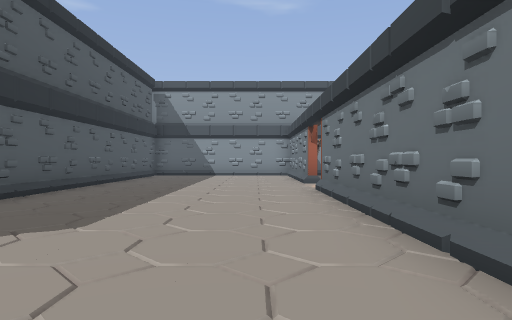
[1] (above)

22 first-person views from a walk through a Godot game level. The camera is 1.3 m above the floor, looks level and sees 75° across. The floor is counted in squares, 2 m on a side. Each view is taken from the middle of a square. On the plan, view 1 faces up. The plan holds only what a view shows up to about 10 squares ahead; the rest is blank. The place goes on beyond the plan. Flat picture figures and markers are left out. Some surface patterns are stand-ins.

[2]
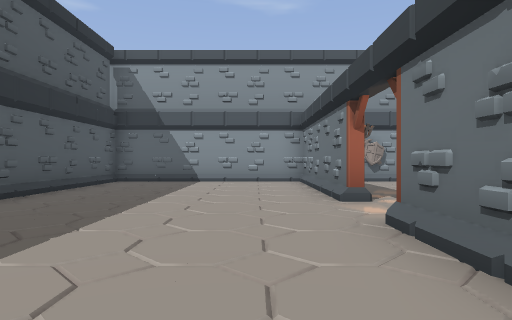

[3]
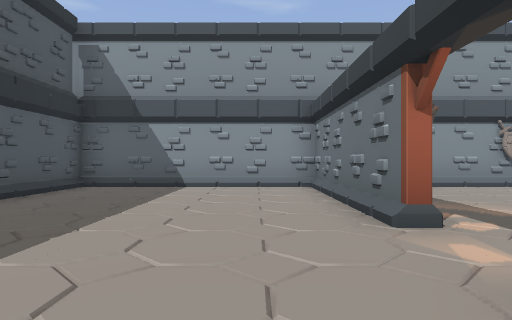

[4]
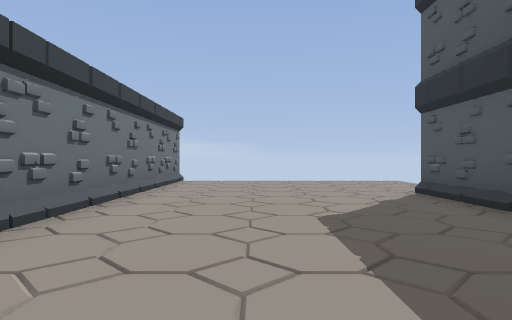

[5]
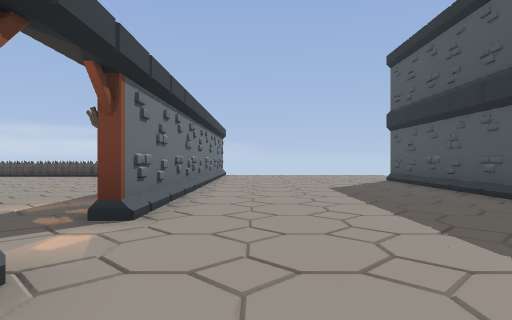

[6]
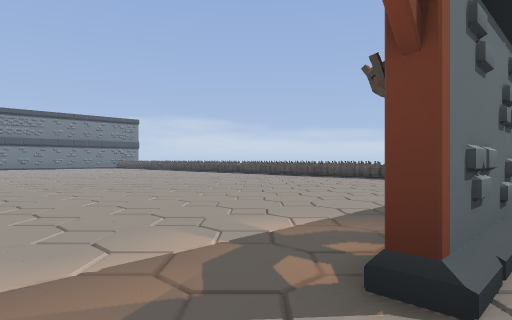

[7]
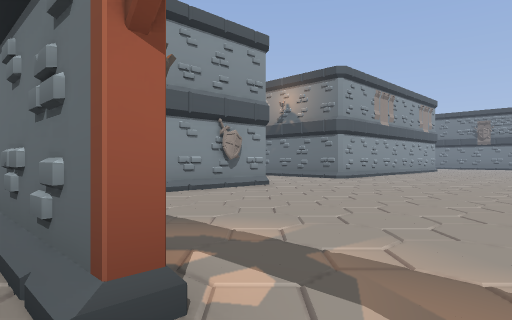

[8]
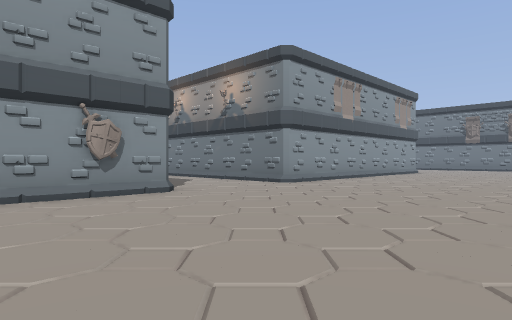

[9]
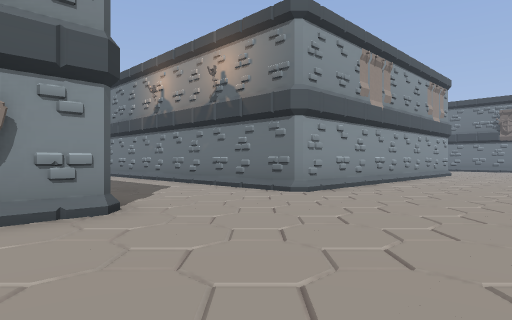

[10]
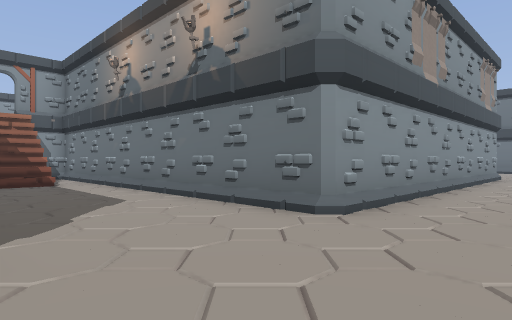

[11]
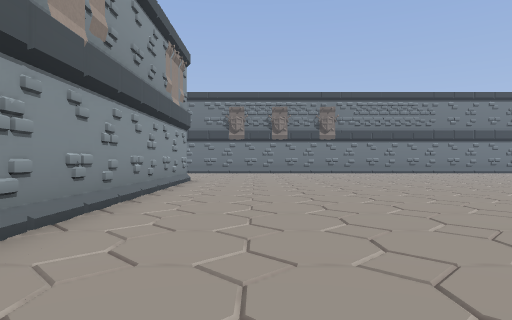

[12]
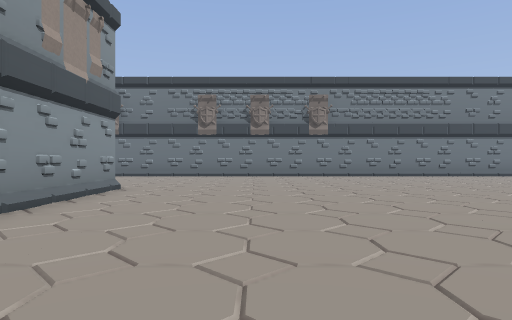

[13]
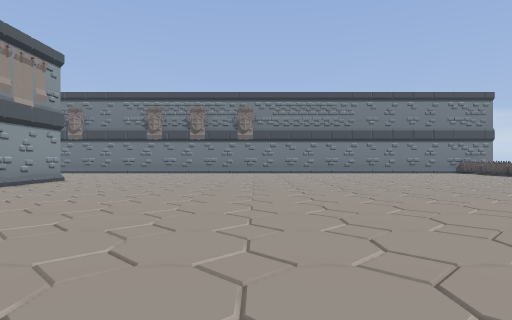

[14]
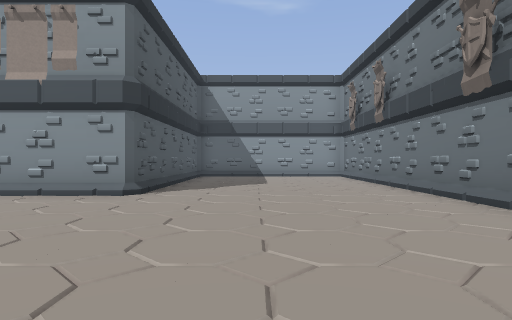

[15]
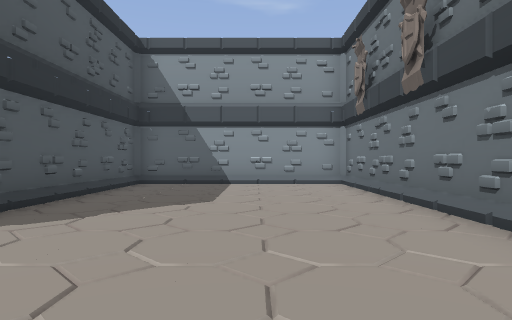

[16]
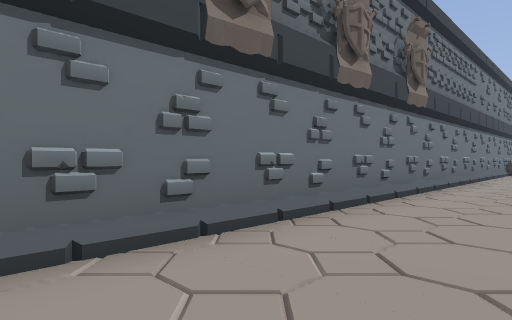

[17]
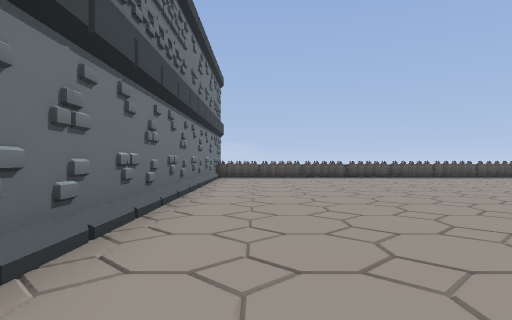

[18]
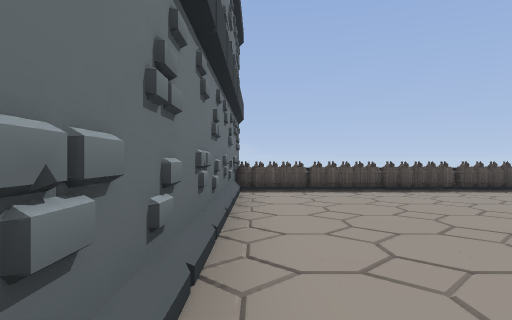

[19]
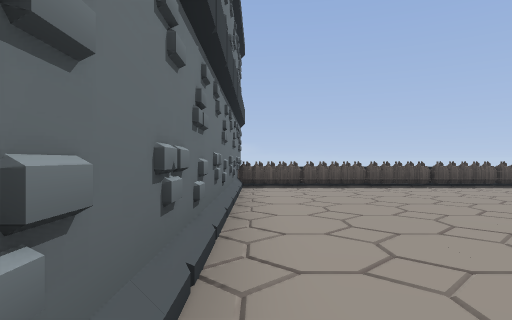

[20]
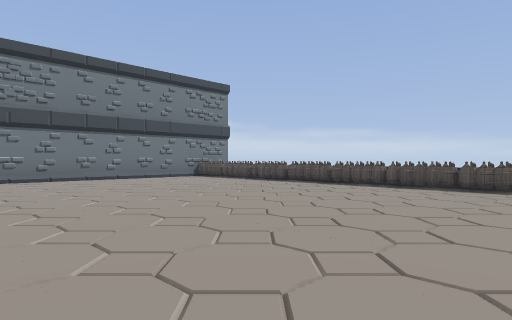

[21]
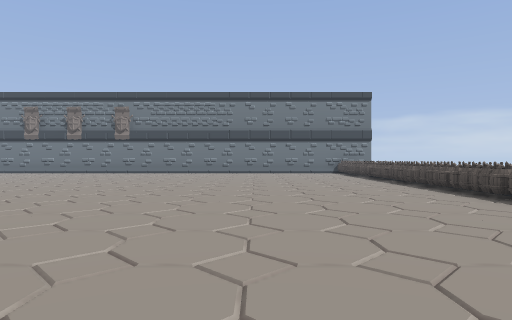

[22]
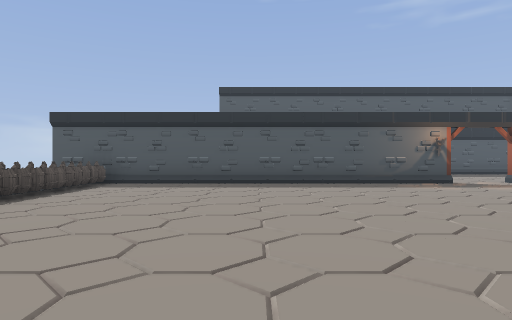

### Floor plan
Key: @ floor where view 1 was taken; # wall or solid block; . floor; / step, stairs or slope; ^ raised ledge; B barrel; O other object.
Columns run from 5 left of view 1 to 28 right of it. Each row starts with its distance up from view 1.
 23               //.#
 22               //.#        ########
 21               ...#        #.////.#
 20               ...#        #/.....#
 19               ...#        #/.....#
 18               ...#        #/.....#
 17               ...#        #/.....#
 16              /...#        #/.....#
 15 #######  ####/...##########/.....#
 14 #.////#  O.O/....//////////......#
 13 #/....# .........................#
 12 #/....# .........................#
 11 #/....#..........................#
 10 #/....#..........................#
  9 #/...............................#
  8 #/...............................#
  7 #/....#..........................#
  6 #/....#/.........................#
  5 #/....#/.........  ..............#
  4 #/....#/........  ...............#
  3 #/....#/........ ................#
  2 #/....#/.........................#
  1 #/....#/........ ................#
  0  ....@#/.......   ...............#
 -1 ......##......     ..............#
 -2 .......BBBBO          BBBBBBBBBBB
 -3 .......#                        ^
 -4        #

Where each view was taken, in squares from view 1:
view 1: 0 up, 0 right, facing up
view 2: 4 up, 0 right, facing up
view 3: 6 up, 0 right, facing up
view 4: 7 up, 1 left, facing down
view 5: 11 up, 0 right, facing down
view 6: 9 up, 1 right, facing down-right
view 7: 8 up, 1 right, facing up-right
view 8: 8 up, 4 right, facing up-right
view 9: 10 up, 6 right, facing up-right
view 10: 12 up, 8 right, facing up-right
view 11: 12 up, 11 right, facing right
view 12: 11 up, 14 right, facing right
view 13: 8 up, 11 right, facing right
view 14: 8 up, 24 right, facing up
view 15: 12 up, 25 right, facing up
view 16: 15 up, 25 right, facing down-right
view 17: 10 up, 26 right, facing down
view 18: 5 up, 27 right, facing down
view 19: 6 up, 27 right, facing down
view 20: 6 up, 16 right, facing down-right
view 21: 2 up, 11 right, facing right
view 22: 2 up, 11 right, facing left
